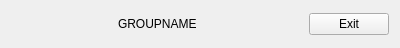
<?xml version="1.0" encoding="UTF-8"?>
<ui version="4.0">
 <class>Form</class>
 <widget class="QWidget" name="Form">
  <property name="geometry">
   <rect>
    <x>0</x>
    <y>0</y>
    <width>400</width>
    <height>48</height>
   </rect>
  </property>
  <property name="windowTitle">
   <string>Form</string>
  </property>
  <layout class="QHBoxLayout" name="horizontalLayout_2">
   <item>
    <layout class="QHBoxLayout" name="horizontalLayout">
     <item>
      <spacer name="horizontalSpacer">
       <property name="orientation">
        <enum>Qt::Horizontal</enum>
       </property>
       <property name="sizeHint" stdset="0">
        <size>
         <width>40</width>
         <height>20</height>
        </size>
       </property>
      </spacer>
     </item>
     <item>
      <widget class="QLabel" name="label">
       <property name="text">
        <string>GROUPNAME</string>
       </property>
      </widget>
     </item>
     <item>
      <spacer name="horizontalSpacer_2">
       <property name="orientation">
        <enum>Qt::Horizontal</enum>
       </property>
       <property name="sizeHint" stdset="0">
        <size>
         <width>40</width>
         <height>20</height>
        </size>
       </property>
      </spacer>
     </item>
     <item>
      <widget class="QPushButton" name="pushButton">
       <property name="text">
        <string>Exit</string>
       </property>
      </widget>
     </item>
    </layout>
   </item>
  </layout>
 </widget>
 <resources/>
 <connections/>
</ui>
